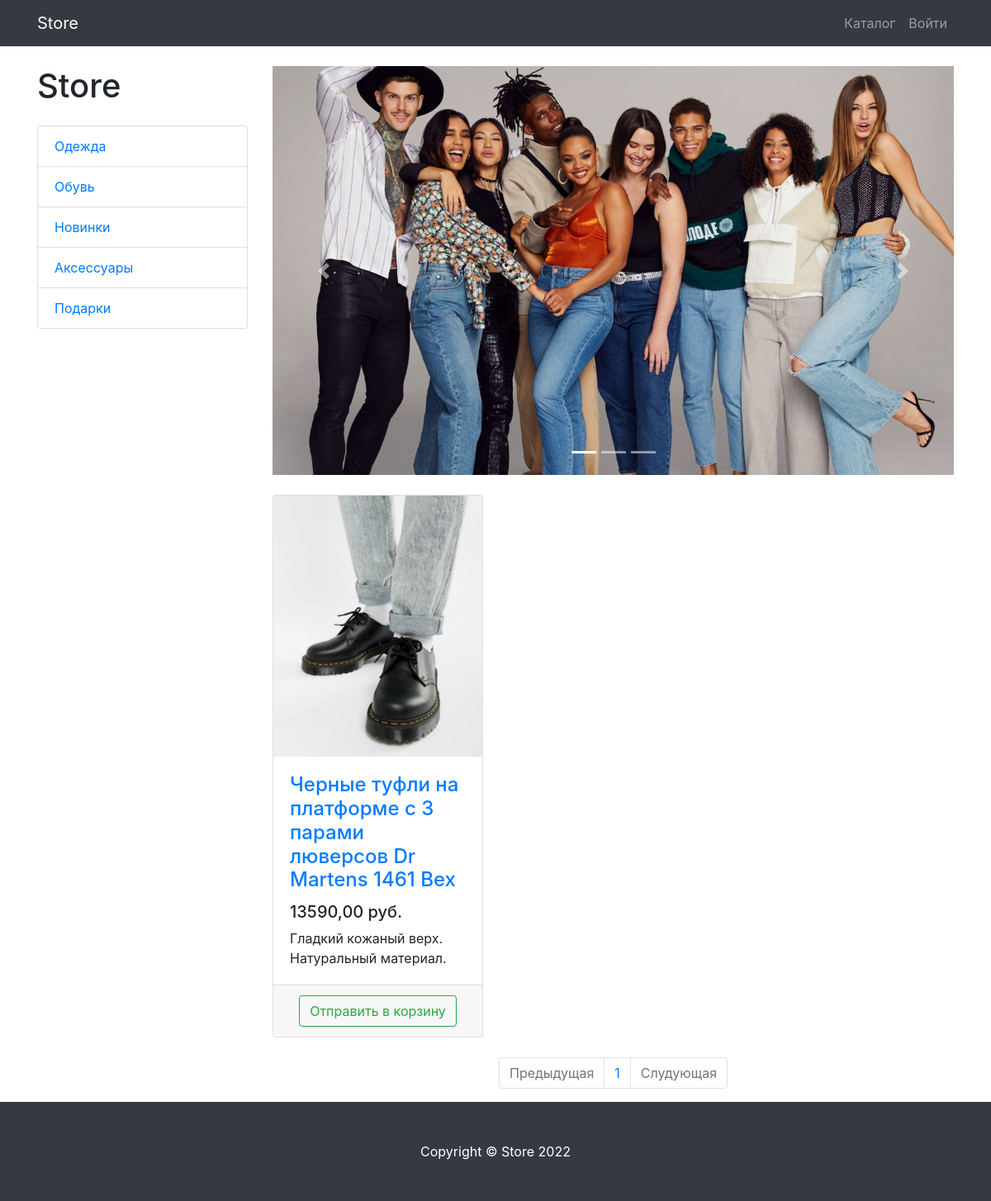
Screenshot of /products/category/2/ with the database file from the repository.
### products/models.py (models this page shows, shortened)
class ProductCategory(models.Model):
    name = models.CharField(max_length=128, unique=True)
    description = models.TextField(null=True, blank=True)
    class Meta:
        verbose_name = 'category'
        verbose_name_plural = 'categories'

class Product(models.Model):
    name = models.CharField(max_length=256)
    description = models.TextField()
    price = models.DecimalField(max_digits=9, decimal_places=2)
    quantity = models.PositiveIntegerField(default=0)
    image = models.ImageField(upload_to='products_image')
    category = models.ForeignKey(to=ProductCategory, on_delete=models.CASCADE)
    class Meta:
        verbose_name = 'product'
        verbose_name_plural = 'products'

### products/views.py (the view)
# urls.py: path('', ProductsListView.as_view(), name='index'),
class ProductsListView(ListView):
    model = Product
    template_name = 'products/products.html'
    context_object_name = 'products'
    paginate_by = 2
    def get_queryset(self):
        query_set = super(ProductsListView, self).get_queryset()
        category_id = self.kwargs.get('category_id')
        return query_set.filter(category_id=category_id) if category_id else query_set
    def get_context_data(self, *, object_list=None, **kwargs):
        context = super(ProductsListView, self).get_context_data()
        context['title'] = 'Store - Каталог'
        context['categories'] = ProductCategory.objects.all()
        return context

### products/templates/products/products.html (shortened to what this page needs)
{% extends 'products/base.html' %}
{% load static %}
{% block css %}
    <link href="{% static 'vendor/css/products.css' %}" rel="stylesheet">
{% endblock %}
{% block content %}
<div class="container">
    <div class="row">
        <div class="col-lg-3">
            <h1 class="my-4">Store</h1>
            <div class="list-group">
                {% for category in categories %}
                    <a href="{% url 'products:category' category_id=category.id %}" class="list-group-item">
                        {{ category.name }}
                    </a>
                {% endfor %}
            </div>
        </div>
        <div class="col-lg-9">
            <div id="carouselExampleIndicators" class="carousel slide my-4" data-ride="carousel">
                <ol class="carousel-indicators">
                    <li data-target="#carouselExampleIndicators" data-slide-to="0" class="active"></li>
                    <li data-target="#carouselExampleIndicators" data-slide-to="1"></li>
                    <li data-target="#carouselExampleIndicators" data-slide-to="2"></li>
                </ol>
                <div class="carousel-inner" role="listbox">
                    <div class="carousel-item active">
                        <img class="d-block img-fluid" src="/static/vendor/img/slides/slide-1.jpg" alt="First slide">
                    </div>
                </div>
                <a class="carousel-control-prev" href="#carouselExampleIndicators" role="button" data-slide="prev">
                    <span class="carousel-control-prev-icon" aria-hidden="true"></span>
                </a>
                <a class="carousel-control-next" href="#carouselExampleIndicators" role="button" data-slide="next">
                    <span class="carousel-control-next-icon" aria-hidden="true"></span>
                </a>
            </div>
            <div class="row">
            {% for product in products %}
                <div class="col-lg-4 col-md-6 mb-4">
                    <div class="card h-100">
                        <a href="#">
                            <img class="card-img-top"
                                 src="{{ product.image.url }}"
                                 alt="">
                        </a>
                        <div class="card-body">
                            <h4 class="card-title">
                                <a href="#">{{ product.name }}</a>
                            </h4>
                            <h5>{{ product.price }} руб.</h5>
                            <p class="card-text">{{ product.description }}</p>
                        </div>
                        <div class="card-footer text-center">
                            <a class="btn btn-outline-success" href="{% url 'products:cart_add' product.id %}">
                                Отправить в корзину
                            </a>
                        </div>
                    </div>
                </div>
            {% endfor %}
            </div>
            <nav aria-label="Page navigation example">
    <ul class="pagination justify-content-center">
        <li class="page-item {% if not page_obj.has_previous %} disabled {% endif %}">
            <a class="page-link"
               href="{% if page_obj.has_previous %} ?page={{ page_obj.previous_page_number }} {% else %} # {% endif %}"
               tabindex="-1" aria-disabled="true">Предыдущая</a>
        </li>
        {% for page in page_obj.paginator.page_range %}
            <li class="page-item"><a class="page-link" href="?page={{ page }}">{{ page }}</a></li>
        {% endfor %}
        <li class="page-item {% if not page_obj.has_next %} disabled {% endif %}">
            <a class="page-link"
               href="{% if page_obj.has_next %} ?page={{ page_obj.next_page_number }} {% else %} # {% endif %}"
               tabindex="-1" aria-disabled="true">Слудующая</a>
        </li>
    </ul>
</nav>
        </div>
    </div>
</div>
{% endblock %}
{% block footer %}
<footer class="py-5 bg-dark">
    <div class="container">
        <p class="m-0 text-center text-white">Copyright &copy; Store 2022</p>
    </div>
</footer>
{% endblock %}

### rows the page displays
ProductCategory: name "Одежда"
ProductCategory: name "Обувь"
ProductCategory: name "Новинки"
ProductCategory: name "Аксессуары"
ProductCategory: name "Подарки"
Product: image (picture), name "Черные туфли на платформе с 3 парами люверсов Dr Martens 1461 Bex", price "13590,00", description "Гладкий кожаный верх. Натуральный материал."

### other values shown
{{ page }} "1"
